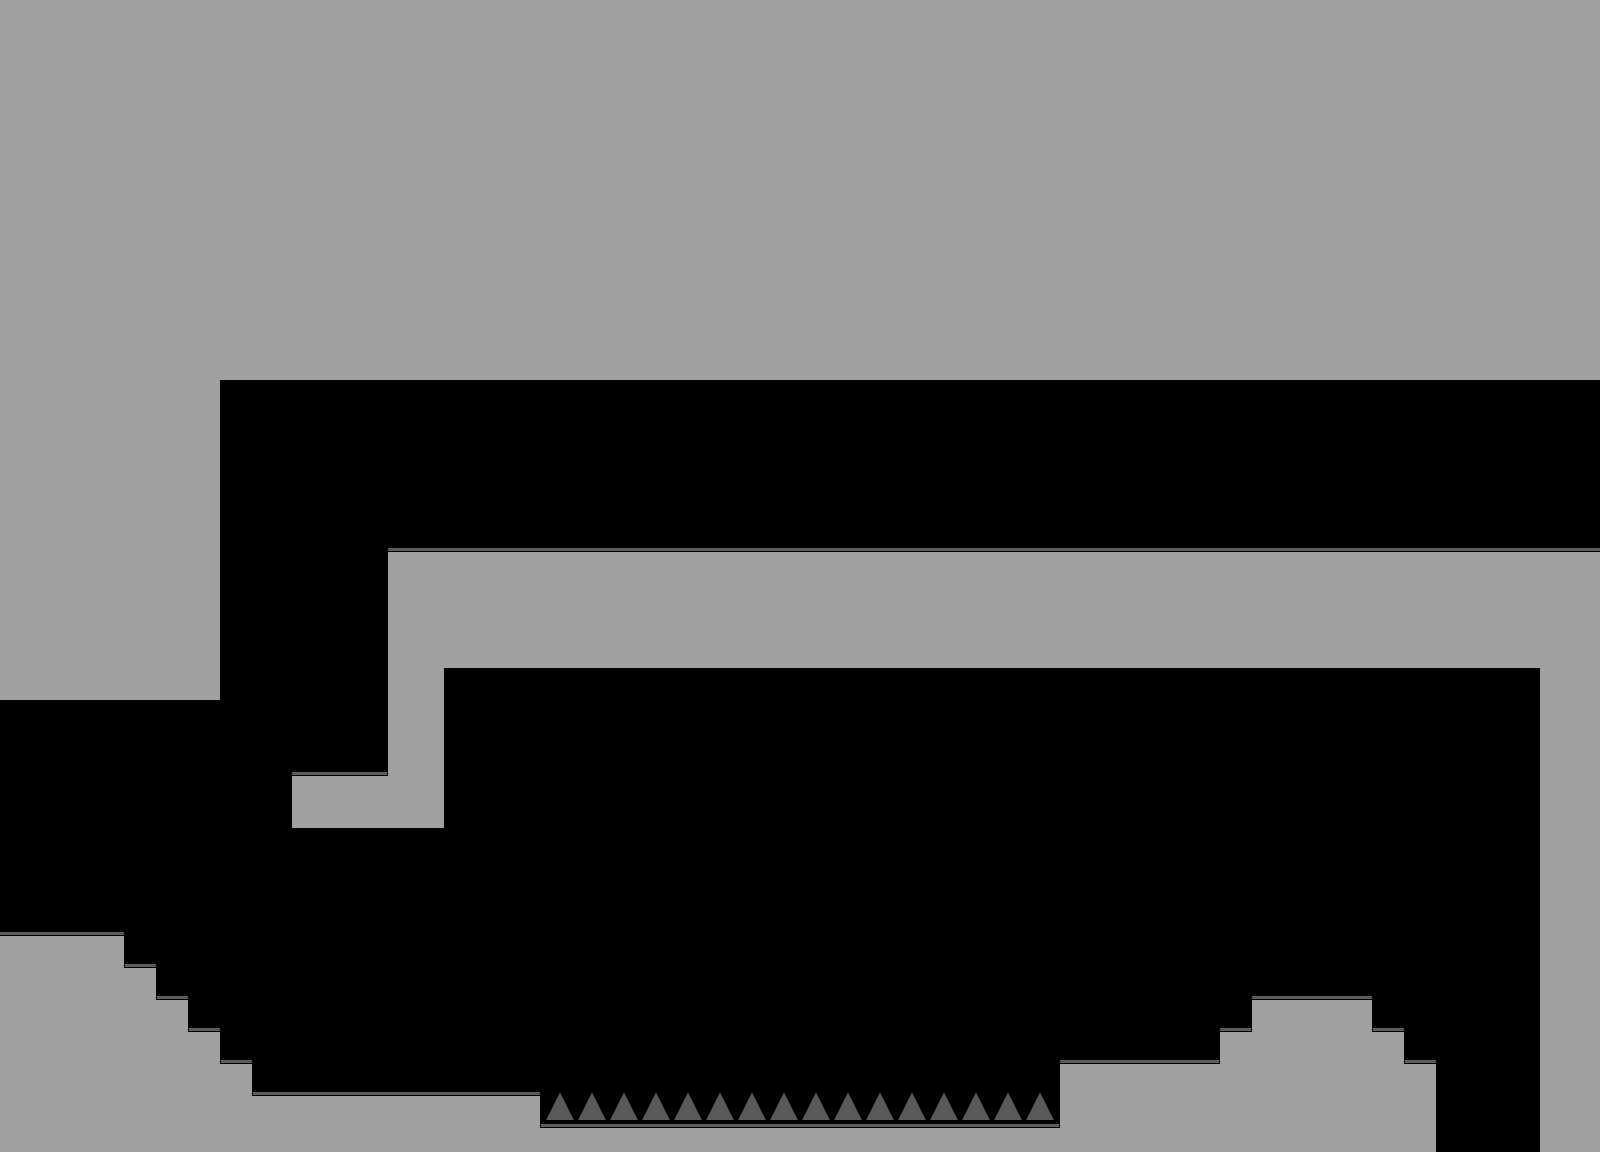

Rendered tile map (Tiled .tmx) drawn with the repository's tilesets; below, a short description and the full map source, tile grids included:
An orthogonal 50x36 tile map with 32x32 px tiles, 1 tile layer (main-layer) and 6 objects (background::Parallax, collectibles::Powerup, props::BombCrate, left, right, ...).

<map version="1.0" orientation="orthogonal" renderorder="right-down" width="50" height="36" tilewidth="32" tileheight="32" nextobjectid="18">
 <properties>
  <property name="tileset" value="level1" />
 </properties>
 <tileset firstgid="1" name="tilemap1" tilewidth="32" tileheight="32" tilecount="20" columns="5">
  <image source="tilemap1.png" width="160" height="128" />
  <terraintypes>
   <terrain name="terrain" tile="-1" />
  </terraintypes>
  <tile id="0" terrain=",,,0" />
  <tile id="1" terrain=",,0,0" />
  <tile id="2" terrain=",,0," />
  <tile id="3" terrain=",0,0,0" />
  <tile id="4" terrain="0,,0,0" />
  <tile id="5" terrain=",0,,0" />
  <tile id="6" terrain="0,0,0,0" />
  <tile id="7" terrain="0,,0," />
  <tile id="8" terrain="0,0,,0" />
  <tile id="9" terrain="0,0,0," />
  <tile id="10" terrain=",0,," />
  <tile id="11" terrain="0,0,," />
  <tile id="12" terrain="0,,," />
 </tileset>
 <layer name="main-layer" width="50" height="36">
  <data encoding="csv">
7,7,7,7,7,7,7,7,7,7,7,7,7,7,7,7,7,7,7,7,7,7,7,7,7,7,7,7,7,7,7,7,7,7,7,7,7,7,7,7,7,7,7,7,7,7,7,7,7,7,
7,7,7,7,7,7,7,7,7,7,7,7,7,7,7,7,7,7,7,7,7,7,7,7,7,7,7,7,7,7,7,7,7,7,7,7,7,7,7,7,7,7,7,7,7,7,7,7,7,7,
7,7,7,7,7,7,7,7,7,7,7,7,7,7,7,7,7,7,7,7,7,7,7,7,7,7,7,7,7,7,7,7,7,7,7,7,7,7,7,7,7,7,7,7,7,7,7,7,7,7,
7,7,7,7,7,7,7,7,7,7,7,7,7,7,7,7,7,7,7,7,7,7,7,7,7,7,7,7,7,7,7,7,7,7,7,7,7,7,7,7,7,7,7,7,7,7,7,7,7,7,
7,7,7,7,7,7,7,7,7,7,7,7,7,7,7,7,7,7,7,7,7,7,7,7,7,7,7,7,7,7,7,7,7,7,7,7,7,7,7,7,7,7,7,7,7,7,7,7,7,7,
7,7,7,7,7,7,7,7,7,7,7,7,7,7,7,7,7,7,7,7,7,7,7,7,7,7,7,7,7,7,7,7,7,7,7,7,7,7,7,7,7,7,7,7,7,7,7,7,7,7,
7,7,7,7,7,7,7,7,7,7,7,7,7,7,7,7,7,7,7,7,7,7,7,7,7,7,7,7,7,7,7,7,7,7,7,7,7,7,7,7,7,7,7,7,7,7,7,7,7,7,
7,7,7,7,7,7,7,7,7,7,7,7,7,7,7,7,7,7,7,7,7,7,7,7,7,7,7,7,7,7,7,7,7,7,7,7,7,7,7,7,7,7,7,7,7,7,7,7,7,7,
7,7,7,7,7,7,7,7,7,7,7,7,7,7,7,7,7,7,7,7,7,7,7,7,7,7,7,7,7,7,7,7,7,7,7,7,7,7,7,7,7,7,7,7,7,7,7,7,7,7,
7,7,7,7,7,7,7,7,7,7,7,7,7,7,7,7,7,7,7,7,7,7,7,7,7,7,7,7,7,7,7,7,7,7,7,7,7,7,7,7,7,7,7,7,7,7,7,7,7,7,
7,7,7,7,7,7,7,7,7,7,7,7,7,7,7,7,7,7,7,7,7,7,7,7,7,7,7,7,7,7,7,7,7,7,7,7,7,7,7,7,7,7,7,7,7,7,7,7,7,7,
7,7,7,7,7,7,10,12,12,12,12,12,12,12,12,12,12,12,12,12,12,12,12,12,12,12,12,12,12,12,12,12,12,12,12,12,12,12,12,12,12,12,12,12,12,12,12,12,12,12,
7,7,7,7,7,7,8,0,0,0,0,0,0,0,0,0,0,0,0,0,0,0,0,0,0,0,0,0,0,0,0,0,0,0,0,0,0,0,0,0,0,0,0,0,0,0,0,0,0,0,
7,7,7,7,7,7,8,0,0,0,0,0,0,0,0,0,0,0,0,0,0,0,0,0,0,0,0,0,0,0,0,0,0,0,0,0,0,0,0,0,0,0,0,0,0,0,0,0,0,0,
7,7,7,7,7,7,8,0,0,0,0,0,0,0,0,0,0,0,0,0,0,0,0,0,0,0,0,0,0,0,0,0,0,0,0,0,0,0,0,0,0,0,0,0,0,0,0,0,0,0,
7,7,7,7,7,7,8,0,0,0,0,0,0,0,0,0,0,0,0,0,0,0,0,0,0,0,0,0,0,0,0,0,0,0,0,0,0,0,0,0,0,0,0,0,0,0,0,0,0,0,
7,7,7,7,7,7,8,0,0,0,0,0,0,0,0,0,0,0,0,0,0,0,0,0,0,0,0,0,0,0,0,0,0,0,0,0,0,0,0,0,0,0,0,0,0,0,0,0,0,0,
7,7,7,7,7,7,8,0,0,0,0,0,1,2,2,2,2,2,2,2,2,2,2,2,2,2,2,2,2,2,2,2,2,2,2,2,2,2,2,2,2,2,2,2,2,2,2,2,2,2,
7,7,7,7,7,7,8,0,0,0,0,0,6,7,7,7,7,7,7,7,7,7,7,7,7,7,7,7,7,7,7,7,7,7,7,7,7,7,7,7,7,7,7,7,7,7,7,7,7,7,
7,7,7,7,7,7,8,0,0,0,0,0,6,7,7,7,7,7,7,7,7,7,7,7,7,7,7,7,7,7,7,7,7,7,7,7,7,7,7,7,7,7,7,7,7,7,7,7,7,7,
7,7,7,7,7,7,8,0,0,0,0,0,6,10,12,12,12,12,12,12,12,12,12,12,12,12,12,12,12,12,12,12,12,12,12,12,12,12,12,12,12,12,12,12,12,12,12,12,9,7,
12,12,12,12,12,12,13,0,0,0,0,0,6,8,0,0,0,0,0,0,0,0,0,0,0,0,0,0,0,0,0,0,0,0,0,0,0,0,0,0,0,0,0,0,0,0,0,0,6,7,
0,0,0,0,0,0,0,0,0,0,0,0,6,8,0,0,0,0,0,0,0,0,0,0,0,0,0,0,0,0,0,0,0,0,0,0,0,0,0,0,0,0,0,0,0,0,0,0,6,7,
0,0,0,0,0,0,0,0,0,0,0,0,6,8,0,0,0,0,0,0,0,0,0,0,0,0,0,0,0,0,0,0,0,0,0,0,0,0,0,0,0,0,0,0,0,0,0,0,6,7,
0,0,0,0,0,0,0,0,0,1,2,2,4,8,0,0,0,0,0,0,0,0,0,0,0,0,0,0,0,0,0,0,0,0,0,0,0,0,0,0,0,0,0,0,0,0,0,0,6,7,
0,0,0,0,0,0,0,0,0,11,12,12,12,13,0,0,0,0,0,0,0,0,0,0,0,0,0,0,0,0,0,0,0,0,0,0,0,0,0,0,0,0,0,0,0,0,0,0,6,7,
0,0,0,0,0,0,0,0,0,0,0,0,0,0,0,0,0,0,0,0,0,0,0,0,0,0,0,0,0,0,0,0,0,0,0,0,0,0,0,0,0,0,0,0,0,0,0,0,6,7,
0,0,0,0,0,0,0,0,0,0,0,0,0,0,0,0,0,0,0,0,0,0,0,0,0,0,0,0,0,0,0,0,0,0,0,0,0,0,0,0,0,0,0,0,0,0,0,0,6,7,
0,0,0,0,0,0,0,0,0,0,0,0,0,0,0,0,0,0,0,0,0,0,0,0,0,0,0,0,0,0,0,0,0,0,0,0,0,0,0,0,0,0,0,0,0,0,0,0,6,7,
2,2,2,3,0,0,0,0,0,0,0,0,0,0,0,0,0,0,0,0,0,0,0,0,0,0,0,0,0,0,0,0,0,0,0,0,0,0,0,0,0,0,0,0,0,0,0,0,6,7,
7,7,7,5,3,0,0,0,0,0,0,0,0,0,0,0,0,0,0,0,0,0,0,0,0,0,0,0,0,0,0,0,0,0,0,0,0,0,0,0,0,0,0,0,0,0,0,0,6,7,
7,7,7,7,5,3,0,0,0,0,0,0,0,0,0,0,0,0,0,0,0,0,0,0,0,0,0,0,0,0,0,0,0,0,0,0,0,0,0,1,2,2,3,0,0,0,0,0,6,7,
7,7,7,7,7,5,3,0,0,0,0,0,0,0,0,0,0,0,0,0,0,0,0,0,0,0,0,0,0,0,0,0,0,0,0,0,0,0,1,4,7,7,5,3,0,0,0,0,6,7,
7,7,7,7,7,7,5,3,0,0,0,0,0,0,0,0,0,0,0,0,0,0,0,0,0,0,0,0,0,0,0,0,0,1,2,2,2,2,4,7,7,7,7,5,3,0,0,0,6,7,
7,7,7,7,7,7,7,5,2,2,2,2,2,2,2,2,3,18,18,18,18,18,18,18,18,18,18,18,18,18,18,18,18,6,7,7,7,7,7,7,7,7,7,7,8,0,0,0,6,7,
7,7,7,7,7,7,7,7,7,7,7,7,7,7,7,7,5,2,2,2,2,2,2,2,2,2,2,2,2,2,2,2,2,4,7,7,7,7,7,7,7,7,7,7,8,0,0,0,6,7
</data>
 </layer>
 <objectgroup name="object-layer">
  <object id="2" name="background" type="background::Parallax" x="402" y="816">
   <properties>
    <property name="factor" type="float" value="0.5" />
    <property name="name" type="file" value="background1.png" />
   </properties>
  </object>
  <object id="4" name="powerup4" type="collectibles::Powerup" x="1288" y="936" width="48" height="48">
   <properties>
    <property name="level" type="int" value="4" />
   </properties>
  </object>
  <object id="14" name="bombcrate1" type="props::BombCrate" x="1440" y="1056" width="96" height="96" />
 </objectgroup>
 <objectgroup name="warp-layer">
  <object id="12" name="0 -&gt; 2.1" type="left" x="0" y="706" width="64" height="224" />
  <object id="15" name="1 -&gt; 4.0" type="right" x="1536" y="384" width="64" height="160" />
  <object id="17" name="2 -&gt; 5.0" type="down" x="1440" y="1088" width="96" height="64" />
 </objectgroup>
</map>
